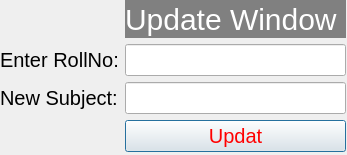
<?xml version="1.0" encoding="UTF-8"?>
<ui version="4.0">
 <class>updateBox</class>
 <widget class="QDialog" name="updateBox">
  <property name="geometry">
   <rect>
    <x>0</x>
    <y>0</y>
    <width>347</width>
    <height>155</height>
   </rect>
  </property>
  <property name="windowTitle">
   <string>Dialog</string>
  </property>
  <widget class="QWidget" name="layoutWidget">
   <property name="geometry">
    <rect>
     <x>0</x>
     <y>0</y>
     <width>346</width>
     <height>152</height>
    </rect>
   </property>
   <layout class="QGridLayout" name="gridLayout">
    <item row="0" column="1">
     <widget class="QLabel" name="label">
      <property name="styleSheet">
       <string notr="true">QLabel{
font-size: 30px;
background: light gray;
color: white;
}</string>
      </property>
      <property name="text">
       <string>Update Window</string>
      </property>
     </widget>
    </item>
    <item row="1" column="0">
     <widget class="QLabel" name="label_2">
      <property name="styleSheet">
       <string notr="true">QLabel{
font-size: 20px;
}</string>
      </property>
      <property name="text">
       <string>Enter RollNo:</string>
      </property>
     </widget>
    </item>
    <item row="1" column="1">
     <widget class="QLineEdit" name="lineEdit">
      <property name="styleSheet">
       <string notr="true">QLineEdit{
font-size: 20px;
}</string>
      </property>
     </widget>
    </item>
    <item row="2" column="0">
     <widget class="QLabel" name="label_3">
      <property name="styleSheet">
       <string notr="true">QLabel{
font-size: 20px;
}</string>
      </property>
      <property name="text">
       <string>New Subject:</string>
      </property>
     </widget>
    </item>
    <item row="2" column="1">
     <widget class="QLineEdit" name="lineEdit_2">
      <property name="styleSheet">
       <string notr="true">QLineEdit{
font-size: 20px;
}</string>
      </property>
      <property name="text">
       <string/>
      </property>
     </widget>
    </item>
    <item row="3" column="1">
     <widget class="QPushButton" name="pushButton">
      <property name="styleSheet">
       <string notr="true">QPushButton{
font-size: 20px;
color: red;
}</string>
      </property>
      <property name="text">
       <string>Updat</string>
      </property>
     </widget>
    </item>
   </layout>
  </widget>
 </widget>
 <resources/>
 <connections/>
</ui>
